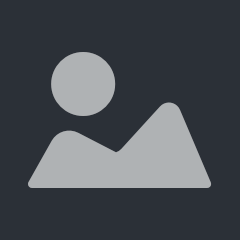
#> input picture spectacles/spectacles/Assets/Image.png, 240 x 240 px
$ python -i shutter.py   (imports and definitions only)
#> lines starting #> are read from the running program, lines starting #| are printed output that depends on the picture
#> further down, picture is the input picture: shape (240, 240, 3); mean B, G, R 82.2, 76.2, 71.7
"""Take a frame by itself once the hand is out and the item has settled.

Shooting a dataset by hand has one annoying loop: place the item, walk back to
the keyboard, press a key, walk back to the item. Worse, the frame is often
taken with a hand still in shot, and autolabel has to throw it away.

The shutter watches the live feed and fires when three things are true at
once: nothing has moved for a moment, exactly one item is in view, and that
item is not in the same pose as the last frame taken. The operator just keeps
repositioning the item and stepping back.

Everything runs on a downscaled copy of the frame, so it keeps up with a 1080p
stream on a laptop. Motion is measured after removing the frame's mean, so an
auto-exposure step is not mistaken for someone touching the item.
"""

from __future__ import annotations

import time
from dataclasses import dataclass

import numpy as np

from ..perception.photometric import compensated_reference
from ..perception.regions import ANALYSIS_WIDTH, find_item_region
from ..perception.shadows import recover_object_edges, suppress_cast_shadows

# What the operator sees for each reason an item region was not found.
REASON_TEXT = {
    "nothing_changed": ("empty table - drop an item in the zone", "idle"),
    "touches_frame_edge": ("hand or item at the frame edge - step back", "problem"),
    "more_than_one_object": ("more than one object in view", "problem"),
    "region_too_large": ("huge change - did the light change? re-shoot background (b)", "problem"),
}


@dataclass
class ShutterView:
    """What the shutter decided about one frame, and what to show for it."""

    capture: bool
    status: str
    tone: str  # idle | wait | ready | problem
    box: tuple[int, int, int, int] | None = None  # full-resolution pixels
    empty: bool = False  # confirmed empty against the current background


class AutoShutter:
    """Decide, frame by frame, whether this is a frame worth keeping."""

    def __init__(
        self,
        background: np.ndarray | None = None,
        *,
        analysis_width: int = ANALYSIS_WIDTH,
        settle_seconds: float = 0.6,
        motion_threshold: float = 2.0,
        diff_threshold: int = 28,
        min_interval_seconds: float = 0.8,
        duplicate_iou: float = 0.85,
        duplicate_appearance: float = 10.0,
        clock=time.monotonic,
    ) -> None:
        self.analysis_width = analysis_width
        self.settle_seconds = settle_seconds
        self.motion_threshold = motion_threshold
        self.diff_threshold = diff_threshold
        self.min_interval_seconds = min_interval_seconds
        self.duplicate_iou = duplicate_iou
        self.duplicate_appearance = duplicate_appearance
        self.clock = clock

        self._background_shape: tuple[int, ...] | None = None
        self._reference_small: np.ndarray | None = None
        self._prev: np.ndarray | None = None
        self._stable_since: float | None = None
        self._last_capture_time = -1e9
        self._last_mask: np.ndarray | None = None
        self._last_grey: np.ndarray | None = None
        self._pending: tuple[np.ndarray, np.ndarray] | None = None
        if background is not None:
            self.set_background(background)

    # --- state -------------------------------------------------------------

    def _small(self, frame: np.ndarray) -> tuple[np.ndarray, float]:
        import cv2

        height, width = frame.shape[:2]
#> height = 240; width = 240
        scale = self.analysis_width / width
#> scale = 1.33
        size = (self.analysis_width, max(1, int(round(height * scale))))
#> size = (320, 320)
        return cv2.resize(frame, size, interpolation=cv2.INTER_AREA), scale

    def set_background(self, background: np.ndarray | None) -> None:
        """Adopt a new empty-table reference (or drop it with ``None``)."""

        import cv2

        if background is None:
            self._background_shape = None
            self._reference_small = None
            return
        small, _ = self._small(background)
        self._background_shape = background.shape
        self._reference_small = cv2.GaussianBlur(small, (5, 5), 0)
        self.forget_last()

    def forget_last(self) -> None:
        """Start a new object: the next settled pose is always worth taking."""

        self._last_mask = None
        self._last_grey = None
        self._pending = None

    def mark_captured(self) -> None:
        """Record that the frame just approved was actually saved."""

        if self._pending is not None:
            self._last_mask, self._last_grey = self._pending
            self._pending = None
        self._last_capture_time = self.clock()

    # --- the decision ------------------------------------------------------

    def update(self, frame: np.ndarray, valid_mask: np.ndarray | None = None) -> ShutterView:
        import cv2

        small, scale = self._small(frame)
#> scale = 1.33
        scaled_mask = None
        if valid_mask is not None:
            scaled_mask = cv2.resize(valid_mask, (small.shape[1], small.shape[0]),
                                     interpolation=cv2.INTER_NEAREST) > 0
            if not scaled_mask.any():
                raise ValueError("Detection zone has no valid pixels")
        grey = cv2.cvtColor(small, cv2.COLOR_BGR2GRAY).astype(np.float32)
        grey -= grey[scaled_mask].mean() if scaled_mask is not None else grey.mean()
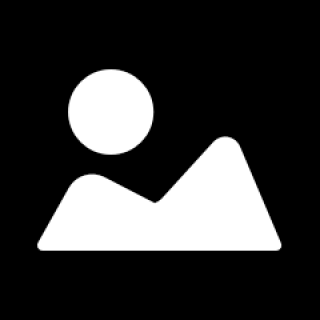
#> grey: shape (320, 320) float32; min -28.25, max 101.7, mean 0; drawn with min black and max white
        now = self.clock()

        if self._prev is None or self._prev.shape != grey.shape:
            self._prev = grey
            self._stable_since = None
            return ShutterView(False, "starting", "wait")
        delta = np.abs(grey - self._prev)
        motion = float(delta[scaled_mask].mean() if scaled_mask is not None else delta.mean())
        self._prev = grey
        if motion > self.motion_threshold:
            self._stable_since = None
            return ShutterView(False, "moving", "wait")
        if self._stable_since is None:
            self._stable_since = now

        if self._reference_small is None:
            return ShutterView(False, "no background yet: clear the table and press b", "problem")
        if self._background_shape != frame.shape:
            return ShutterView(
                False, "background was shot at another resolution: press b", "problem"
            )

        blurred = cv2.GaussianBlur(small, (5, 5), 0)
        corrected, fit = compensated_reference(blurred, self._reference_small)
        if not fit.trusted:
            return ShutterView(
                False, "view changed too much: camera moved? re-shoot background (b)", "problem"
            )
        difference = cv2.absdiff(blurred, corrected).max(axis=2)
        mask = (difference > self.diff_threshold).astype(np.uint8) * 255
        kernel = np.ones((3, 3), np.uint8)
        mask = cv2.morphologyEx(mask, cv2.MORPH_OPEN, kernel)
        mask = cv2.morphologyEx(mask, cv2.MORPH_CLOSE, kernel, iterations=2)
        if scaled_mask is not None:
            mask[~scaled_mask] = 0
        shadow_free = suppress_cast_shadows(blurred, corrected, mask)
        shadow_free = cv2.morphologyEx(shadow_free, cv2.MORPH_OPEN, kernel)
        mask = recover_object_edges(blurred, corrected, mask, shadow_free, scaled_mask)

        region, reason = find_item_region(mask, edge_margin_px=4,
                                          valid_mask=scaled_mask, allow_edge=True)
        if region is None:
            text, tone = REASON_TEXT.get(reason, (reason, "problem"))
            return ShutterView(False, text, tone, empty=reason == "nothing_changed")

        box = tuple(int(round(value / scale)) for value in region.box)
        if reason == "touches_frame_edge":
            return ShutterView(False, "item touches zone edge - move it toward the center",
                               "problem", box)
        if now - self._stable_since < self.settle_seconds:
            return ShutterView(False, "hold still...", "wait", box)
        if now - self._last_capture_time < self.min_interval_seconds:
            return ShutterView(False, "hold still...", "wait", box)

        item_mask = np.zeros(mask.shape, np.uint8)
        cv2.drawContours(item_mask, [region.hull], -1, 255, -1)
        item_mask = item_mask > 0

        if self._last_mask is not None and self._last_mask.shape == item_mask.shape:
            union = np.logical_or(item_mask, self._last_mask)
            overlap = float(np.logical_and(item_mask, self._last_mask).sum()) / max(
                1.0, float(union.sum())
            )
            now_pixels = grey[union]
            then_pixels = self._last_grey[union]
            # Compare shapes of the brightness pattern, not absolute levels, so
            # a camera that re-exposed between the two does not count as a
            # new pose.
            appearance = float(
                np.abs((now_pixels - now_pixels.mean()) - (then_pixels - then_pixels.mean())).mean()
            )
            if overlap > self.duplicate_iou and appearance < self.duplicate_appearance:
                return ShutterView(False, "got it - move the item to a new pose", "ready", box)

        self._pending = (item_mask, grey.copy())
        return ShutterView(True, "snap", "ready", box)

>>> import cv2
>>> picture = cv2.imread('../../spectacles/spectacles/Assets/Image.png')
>>> result = AutoShutter().update(picture)
